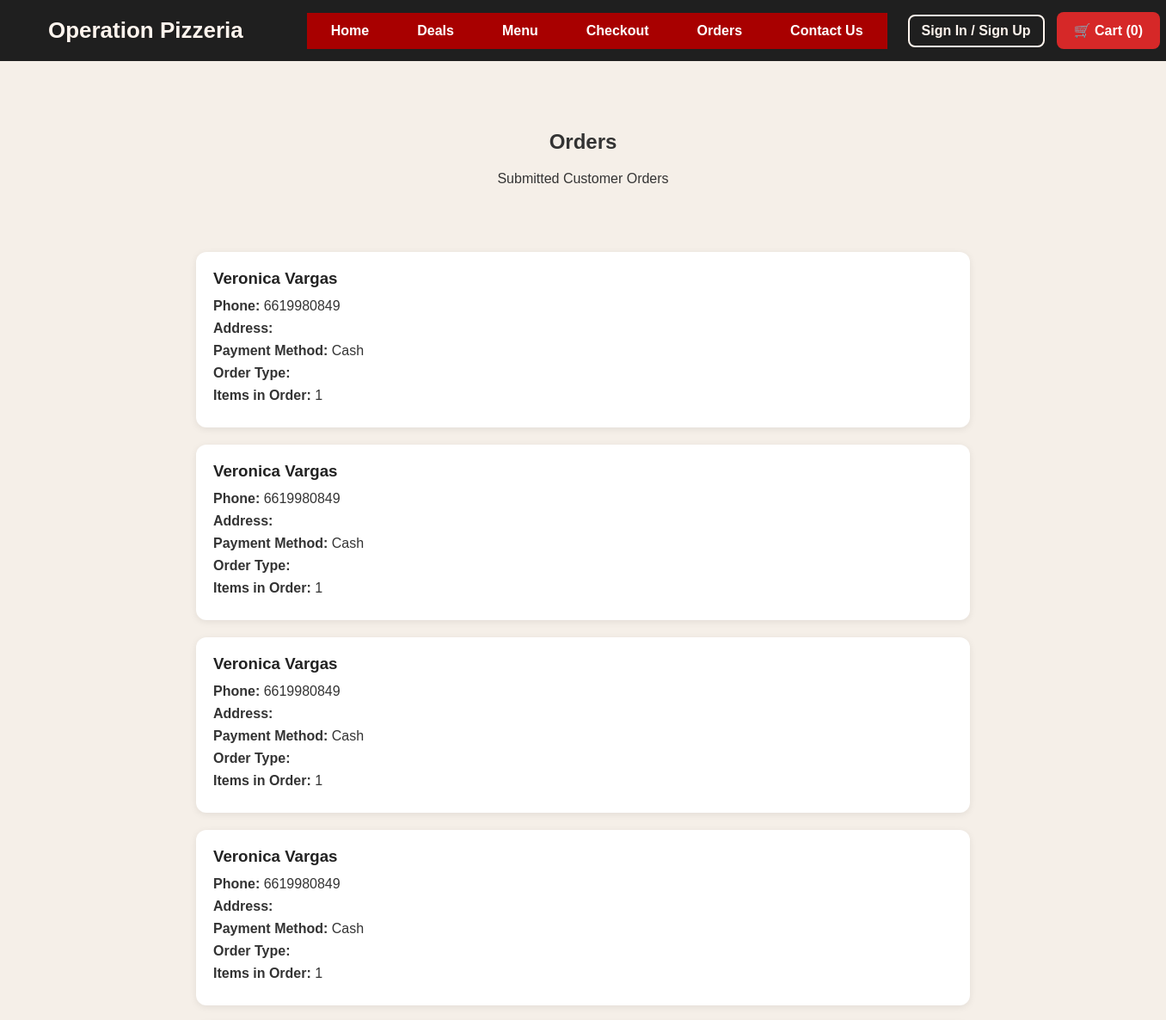
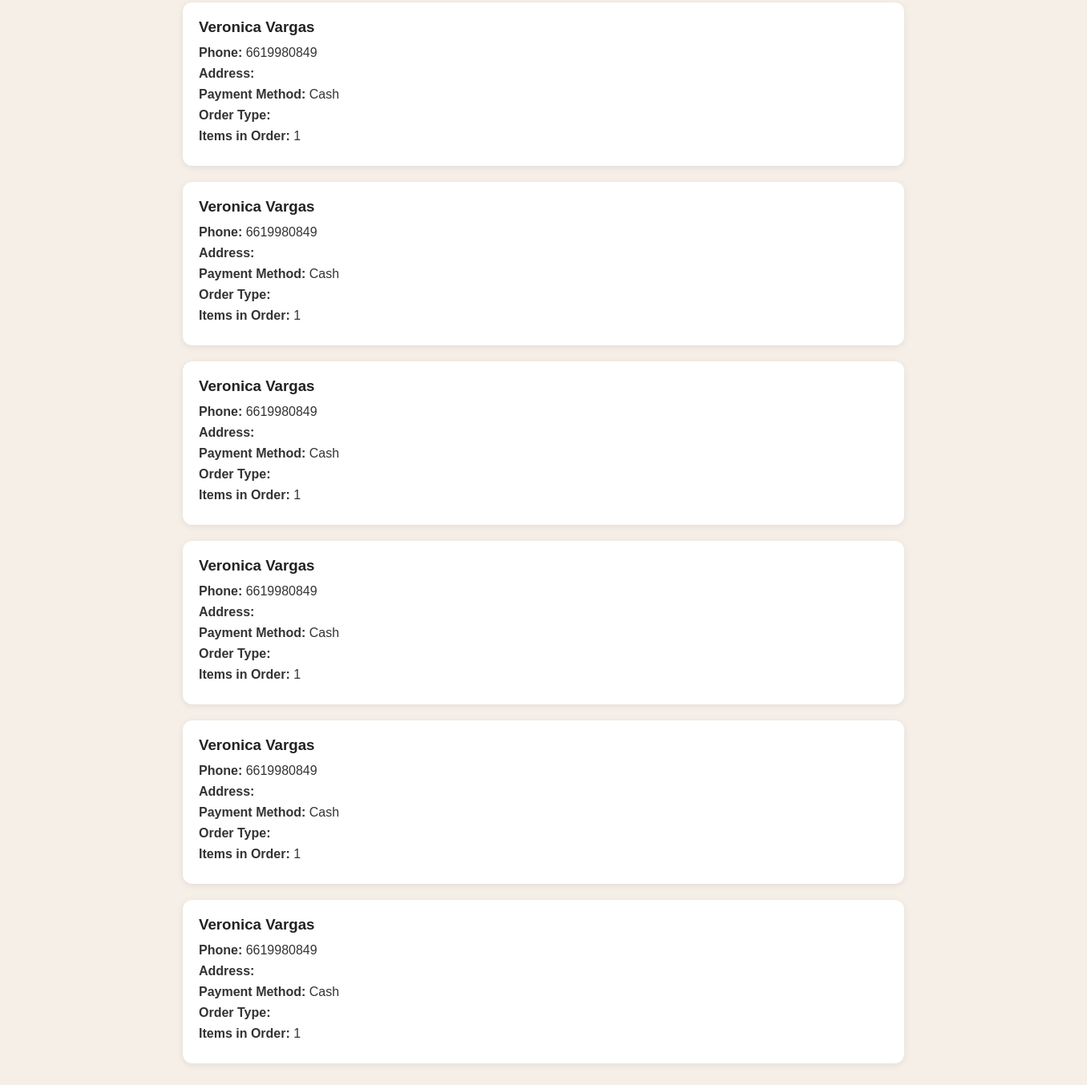
The page /orders on the database as committed earlier (2 pictures, top to bottom).
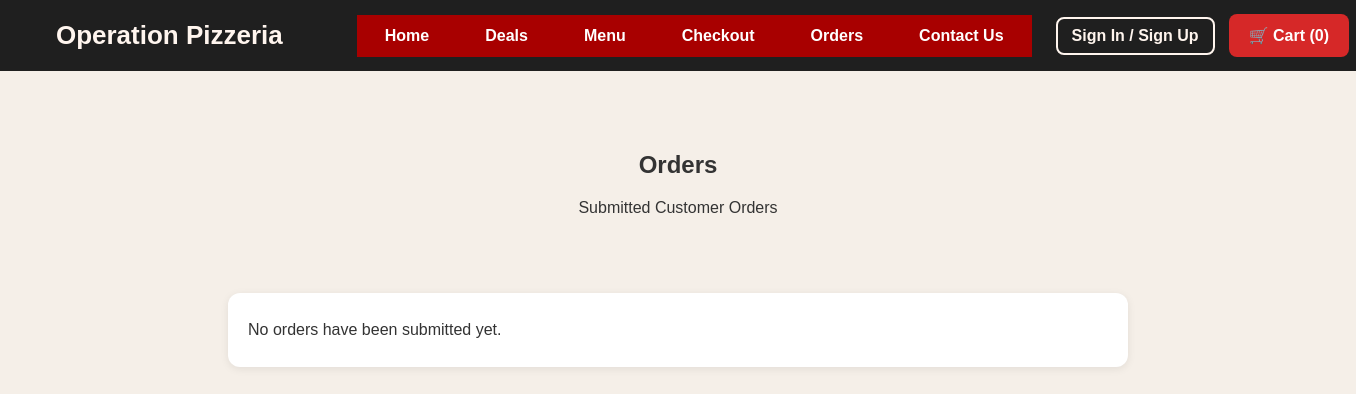
The same page on the database as committed later.
### tables this page shows
CREATE TABLE orders (
        order_id INTEGER PRIMARY KEY AUTOINCREMENT,
        customer_name TEXT NOT NULL,
        phone TEXT NOT NULL,
        pizza_type TEXT NOT NULL,
        pizza_size TEXT NOT NULL,
        quantity INTEGER NOT NULL,
        address TEXT NOT NULL,
        payment_method TEXT NOT NULL,
        order_type TEXT NOT NULL
    );

### app.py (the view)
@app.route("/orders")
def orders():
    conn = get_db_connection()
    orders = conn.execute("SELECT * FROM orders").fetchall()
    conn.close()
    return render_template(
        "orders.html",
        orders=orders,
        cart_count=get_cart_count()
    )

### app.py (called while the page is built, shortened)
def get_db_connection():
    conn = sqlite3.connect("pizzeria.db")
    conn.row_factory = sqlite3.Row
    return conn

@app.before_request
def load_logged_in_user():
    user_id = session.get("user_id")
    if user_id is None:
        g.user = None

def get_cart_count():
    cart = session.get("cart", [])
    return len(cart)

### templates/orders.html
{% extends "base.html" %}
{% block content %}
    <main class="hero">
        <h2>Orders</h2>
        <p>Submitted Customer Orders</p>
    </main>
    <section class="orders-list">
        {% if orders %}
            {% for order in orders %}
                <div class="order-card">
                    <h3>{{ order.customer_name }}</h3>
                    <p><strong>Phone:</strong> {{ order.phone }}</p>
                    <p><strong>Address:</strong> {{ order.address }}</p>
                    <p><strong>Payment Method:</strong> {{ order.payment_method|title }}</p>
                    <p><strong>Order Type:</strong> {{ order.order_type|title }}</p>
                    <p><strong>Items in Order:</strong> {{ order.quantity }}</p>
                </div>
            {% endfor %}
        {% else %}
            <div class="order-card">
                <p>No orders have been submitted yet.</p>
            </div>
        {% endif %}
    </section>
{% endblock %}

### templates/base.html (shortened to what this page needs)
<!DOCTYPE html>
<html lang="en">
<head>
    <link rel="stylesheet" href="{{ url_for('static', filename='style.css') }}">
</head>
<body>
<header class="top-header">
    <div class="container">
        <a href="/" class="logo">Operation Pizzeria</a>
        <nav class="main-nav">
            <a href="/">Home</a>
            <a href="/deals">Deals</a>
            <a href="/menu">Menu</a>
            <a href="/order">Checkout</a>
            <a href="/orders">Orders</a>
            <a href="/contact">Contact Us</a>
        </nav>
        <div class="nav-right">
            <div class="account-links">
                {% if g.user %}
                    {% if g.user["role"] == "admin" %}
                        <a href="{{ url_for('admin_dashboard') }}" class="auth-link">Admin Dashboard</a>
                    {% else %}
                        <a href="{{ url_for('customer_dashboard') }}" class="auth-link">My Account</a>
                    {% endif %}
                    <a href="{{ url_for('logout') }}" class="auth-link logout">Logout</a>
                {% else %}
                    <a href="{{ url_for('login') }}" class="auth-link">Sign In / Sign Up</a>
                {% endif %}
                <a href="{{ url_for('cart') }}" class="cart-button">🛒 Cart ({{ cart_count }})</a>
            </div>
        </div>
    </div>
</header>
{% block content %}{% endblock %}
</body>
</html>

### static/style.css (style rules this page uses)
body { font-family: Arial, sans-serif; margin: 0; background-color: #f5efe8; color: #333; }
html { overflow-y: scroll; }
.container { width: 96%; max-width: 1400px; margin: 0 auto; }
.top-header { background-color: #1f1f1f; padding: 14px 30px; }
.top-header .container { display: flex; align-items: center; justify-content: space-between; gap: 24px; flex-wrap: nowrap; }
.main-nav { display: flex; align-items: center; gap: 0; flex-wrap: nowrap; }
.logo { text-decoration: none; color: #fff5ee; font-size: 26px; font-weight: bold; white-space: nowrap; margin-right: 50px; transition: color 0.25s ease; }
.main-nav { display: flex; gap: 0; flex-wrap: nowrap; }
.main-nav a { background-color: #a80000; color: white; text-decoration: none; padding: 12px 28px; font-weight: bold; white-space: nowrap; }
.nav-right { display: flex; align-items: center; gap: 18px; margin-left: auto; flex-wrap: nowrap; }
.nav-right a { text-decoration: none; white-space: nowrap; transition: all 0.25s ease; }
.account-links { display: flex; align-items: center; gap: 14px; }
.auth-link { color: #fff5ee !important; background-color: transparent; border: 2px solid #fff5ee; border-radius: 8px; padding: 8px 14px; font-weight: 600; }
.cart-button { background-color: #e52b23; color: #ffffff !important; padding: 10px 18px; border-radius: 8px; font-weight: 700; }
.cart-button { background-color: #d62828; color: white; text-decoration: none; padding: 12px 20px; border-radius: 8px; font-weight: bold; }
.hero { text-align: center; padding: 60px 20px 30px; }
.orders-list { max-width: 900px; margin: 30px auto; padding: 0 20px; }
.order-card { background-color: white; padding: 20px; margin-bottom: 20px; border-radius: 12px; box-shadow: 0 2px 8px rgba(0, 0, 0, 0.08); }
.order-card p { margin: 8px 0; color: #333; font-size: 16px; }

Rows that differ between the two databases and show on the page:
removed orders: customer_name "Veronica Vargas", phone "6619980849", payment_method "Cash", quantity "1"
removed orders: customer_name "Veronica Vargas", phone "6619980849", payment_method "Cash", quantity "1"
removed orders: customer_name "Veronica Vargas", phone "6619980849", payment_method "Cash", quantity "1"
removed orders: customer_name "Veronica Vargas", phone "6619980849", payment_method "Cash", quantity "1"
removed orders: customer_name "Veronica Vargas", phone "6619980849", payment_method "Cash", quantity "1"
removed orders: customer_name "Veronica Vargas", phone "6619980849", payment_method "Cash", quantity "1"
removed orders: customer_name "Veronica Vargas", phone "6619980849", payment_method "Cash", quantity "1"
removed orders: customer_name "Veronica Vargas", phone "6619980849", payment_method "Cash", quantity "1"
removed orders: customer_name "Veronica Vargas", phone "6619980849", payment_method "Cash", quantity "1"
removed orders: customer_name "Veronica Vargas", phone "6619980849", payment_method "Cash", quantity "1"
Other text that changed with them:
text now shown: "No orders have been submitted yet."
